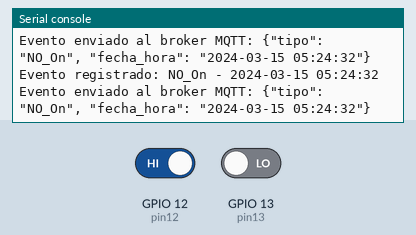
Recording of a program running on a simulated ESP32 board running MicroPython. On the bench: the last lines printed to the serial console. The test bench sets the inputs (shaded band); at power-on: GPIO 12 (pin12) HIGH, GPIO 13 (pin13) LOW. WiFi joins after 1.5 s; the clock reads 2024-03-15 10:24:30 at power-on unless the program sets it; no MQTT or app messages arrive unless stated.

Above: at 2.9 s.
3.0 s: GPIO 12 (pin12) driven LOW
At 3.08 s:
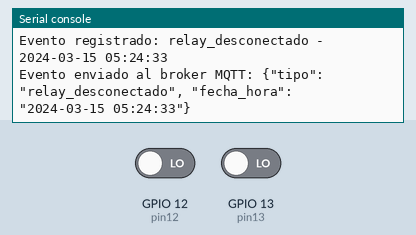
4.5 s: GPIO 13 (pin13) driven HIGH
At 4.53 s:
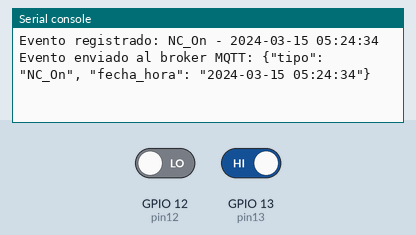
6.0 s: GPIO 12 (pin12) driven HIGH
At 6.08 s:
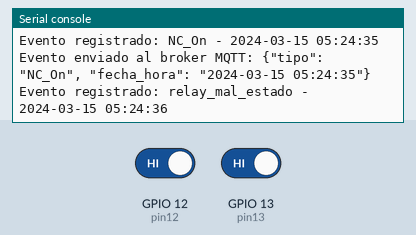
7.5 s: GPIO 13 (pin13) driven LOW
At 7.74 s:
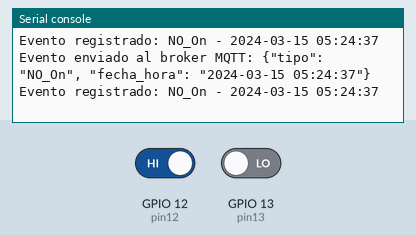
Timing chart, 0 to 10.0 s (numbered marks = the images above; inputs shaded):
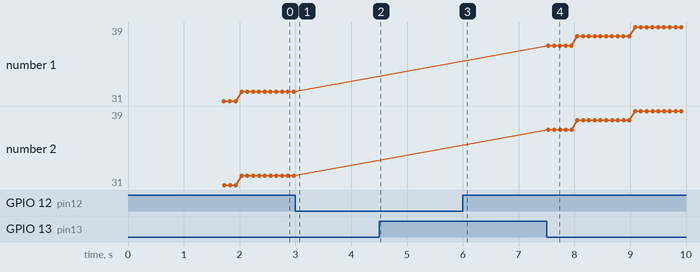

Measured:
- after the input at 3.0 s, the serial console: prints a new line after 0.07 s (image 1)
- after the input at 4.5 s, the serial console: prints a new line at once (image 2)
- after the input at 6.0 s, the serial console: prints a new line after 0.08 s (image 3)
- after the input at 7.5 s, the serial console: prints a new line at once (image 4)

The program:

broker_final_relay_checker.py
```python
import machine
import time
import network
import ntptime
import ujson
from umqtt.robust import MQTTClient

# Datos de la empresa y del ESP32
empresa = "PQS"
id_esp32 = "ESP32-PQ1"

# Definir los pines 12 y 13 como entrada
pin12 = machine.Pin(12, machine.Pin.IN)
pin13 = machine.Pin(13, machine.Pin.IN)

# Variables para controlar los eventos
eventos = set()  # Conjunto para almacenar eventos únicos

# Función para obtener la fecha y hora actual formateada en GMT-5
def obtener_fecha_hora():
    # Obtener la fecha y hora actual del RTC
    rtc = machine.RTC()
    year, month, day, weekday, hour, minute, second, _ = rtc.datetime()

    # Aplicar ajuste de GMT-5 (restar 5 horas)
    hour = (hour - 5) % 24  # Restar 5 horas y asegurarse de que el resultado esté en formato de 24 horas

    # Formatear la fecha y hora ajustada
    fecha_hora = "{:02d}-{:02d}-{:02d} {:02d}:{:02d}:{:02d}".format(year, month, day, hour, minute, second)
    return fecha_hora

# Función para registrar un evento y almacenarlo en memoria local
def registrar_evento(tipo_evento):
    fecha_hora = obtener_fecha_hora()
    evento = {"tipo": tipo_evento, "fecha_hora": fecha_hora}
    eventos.add(ujson.dumps(evento))  # Almacenar como JSON en el conjunto de eventos
    print(f"Evento registrado: {tipo_evento} - {fecha_hora}")

# Función para enviar eventos al broker MQTT
def enviar_eventos_al_broker(client):
    while eventos:
        evento = eventos.pop()
        client.publish(b"topic/eventos", evento)  # Enviar evento al broker MQTT
        print(f"Evento enviado al broker MQTT: {evento}")

# Función para conectar a la red WiFi con reconexión automática y sincronización de tiempo
def conectar_wifi():
    print("Conectando a WiFi", end="")
    sta_if = network.WLAN(network.STA_IF)
    sta_if.active(True)
    sta_if.connect('PABLO-2.4G', '47009410')

    while not sta_if.isconnected():
        print(".", end="")
        time.sleep(0.5)

    print("\nConectado a WiFi")

    # Una vez conectado al WiFi, sincronizar el tiempo con NTP
    print("Sincronizando tiempo...")
    ntptime.settime()  # Sincronizar el RTC con la hora de red NTP

    # Obtener fecha y hora actual y ajustar a GMT-5
    fecha_hora = obtener_fecha_hora()
    print("Fecha y hora actual (GMT-5):", fecha_hora)

    return sta_if

# Función para conectar al broker MQTT con reconexión automática
def conectar_mqtt():
    client = MQTTClient("ESP32-PQ1", "node02.myqtthub.com", port=8883, user="ESP32-1", password="Quixy35L4M3J0R", ssl=True)
    client.set_callback(lambda topic, msg: print(f"Mensaje recibido en el topic: {topic}, Contenido del mensaje: {msg}"))

    while True:
        try:
            client.connect()
            print("Conectado al broker MQTT")
            return client
        except Exception as e:
            print("Error al conectar al broker MQTT:", e)
            time.sleep(5)

# Función para monitorear el estado de NC y NO y generar eventos según las condiciones
def monitorear_relay(estado_anterior):
    estado_actual_pin12 = pin12.value()
    estado_actual_pin13 = pin13.value()

    if estado_actual_pin12 == estado_actual_pin13:
        if estado_actual_pin12 == 0:  # Ambos relés desconectados
            registrar_evento("relay_desconectado")
        else:
            registrar_evento("relay_mal_estado")
    else:
        if estado_actual_pin12 == 1:  # NO energizado
            registrar_evento("NO_On")
        else:  # NC energizado
            registrar_evento("NC_On")

    return (estado_actual_pin12, estado_actual_pin13)

# Función para imprimir eventos en formato JSON
def imprimir_eventos_formato_json():
    while eventos:
        evento = eventos.pop()
        print(f"Evento en formato JSON: {evento}")

# Función para imprimir eventos en formato de texto plano
def imprimir_eventos_texto_plano():
    while eventos:
        evento = eventos.pop()
        evento_dict = ujson.loads(evento)
        print(f"Evento: {evento_dict['tipo']} - {evento_dict['fecha_hora']}")

# Función principal
def main():
    # Conectar a WiFi
    wifi_interface = conectar_wifi()
    registrar_evento("wifi_conectado")

    # Registro de evento al iniciar el código
    registrar_evento("inicio_codigo")

    # Conectar al broker MQTT (con reconexión automática)
    client = conectar_mqtt()
    registrar_evento("mqtt_conectado")

    # Estado inicial de NC y NO
    estado_anterior = (pin12.value(), pin13.value())

    # Bucle principal
    while True:
        # Monitorear el estado de NC y NO
        estado_anterior = monitorear_relay(estado_anterior)

        # Enviar eventos al broker MQTT
        enviar_eventos_al_broker(client)

        # Esperar un tiempo antes de la próxima verificación
        time.sleep(0.1)

# Ejecutar la función principal al iniciar el script
if __name__ == "__main__":
    main()
```
